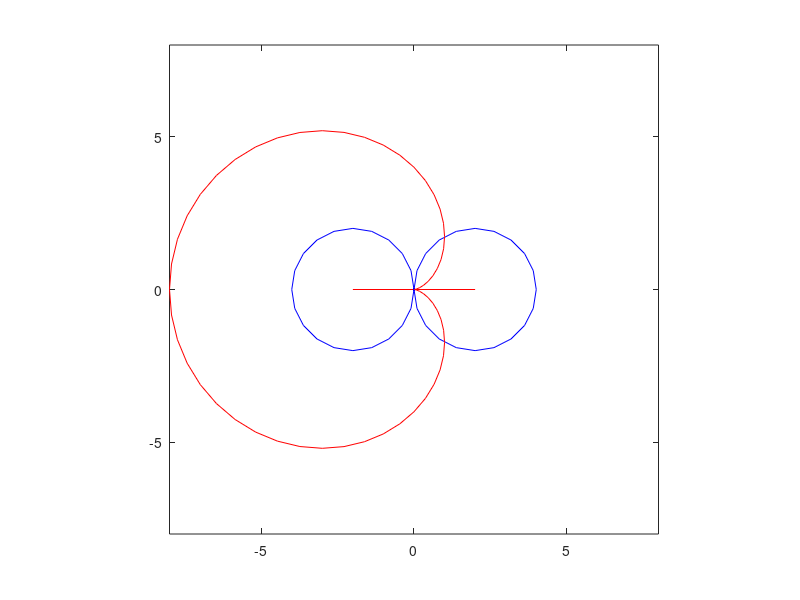

MATLAB code to generate this figure:
%---------------------------------------------------------------------------
% MAT300 Curves and Surfaces
% Markel Pisano Berrojalbiz
% markel.p@digipen.edu
% 1/13/2021
% 
% Cardioid Animation
%---------------------------------------------------------------------------

function cardioid

out_dir = "temp_img"; %create folder to save images (COPY-PASTE IN YOUR CODE)
mkdir (out_dir); %create folder to save images (COPY-PASTE IN YOUR CODE)

% Setup animation duration
anim_seconds = 4;
fps = 15;
frames = anim_seconds * fps;
% angle delta
angle_delta = 2 * pi / frames;

% Setup cardioid properties
R0 = 2;
R1 = 2;
C0 = [-2 0];  % [x y]
C1 = [2 0];   % [x y]

thera = 0;
x = []
y = []

% +1 frame to close the loop
for i = 1 : 1 : frames + 1

  % distance from outer circle to inner
  R = R0 + R1;
  % center of outer circle
  Px = R * cos(thera) + C0(1);
  Py = R * sin(thera) + C0(2);
  % since the outer circle rotates around the inner one 
  % and their size proportion is 1:1, it's angle respect to
  % the XY plane is 2*thera + PI
  thera_prime = pi + 2*thera;

  % draw inner circle
  draw_circle(C0(1), C0(2), R0, thera);
  hold on
  % draw outer circle
  draw_circle(Px, Py, R1, thera_prime);
  hold on
  % update angle
  thera += angle_delta;
  % compute cardioid new point
  X = Px + R1 * cos(thera_prime);
  Y = Py + R1 * sin(thera_prime);

  
  x(i) = X;
  y(i) = Y;
  % draw current cardoid point
  plot(X, Y, 'b');
  hold on
  % draw current cardioid curve
  plot(x, y, 'r');
  R = R0 + R1;
  % set graph limits
  axis([-8, 8, -8, 8], "square")
  hold off
  % output to file
  fname = fullfile (out_dir, sprintf ("img%03i.png", i)); % save image (COPY-PASTE IN YOUR CODE)
  imwrite (getframe (gcf).cdata, fname); %(COPY-PASTE IN YOUR CODE)

  
endfor

printf("DONE");

endfunction

% draw a circle and a line it's center to the current angle position
function draw_circle(Cx, Cy, R, thera)
  vertices = 20;  % circle precision
  angle_delta = 2 * pi / vertices;
  x = [];
  y = [];
  for i = 1 : 1 : vertices + 1
    % circle parametric function
    x(i) = R * cos(thera) + Cx;
    y(i) = R * sin(thera) + Cy;
    % update angle
   thera += angle_delta;
   
  endfor
  % draw line to the current angle
  plot([Cx, x(1)], [Cy, y(1)], 'r');
  hold on
  % draw circle
  plot(x, y, 'b');
  
endfunction
